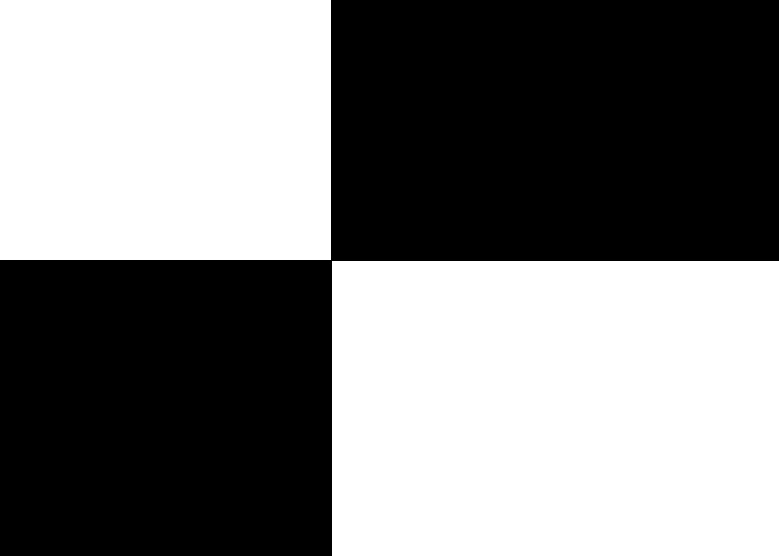
//> input picture shijue2/test1.jpg, 779 x 556 px
$ ./video_orb   (built with g++ and OpenCV 4)
//> lines starting //> are read from the running program, lines starting //| are printed output that depends on the picture
#include "stdafx.h"
#include <opencv2/core.hpp>
#include <opencv2/videoio.hpp>
#include <opencv2/highgui.hpp>
#include <opencv2/imgproc.hpp>
#include <opencv2/features2d/features2d.hpp>
#include <iostream>

using namespace cv;
using namespace std;

int main() {
	Mat frame, img;
	std::vector<KeyPoint> key, key_frame;
	Mat des, des_frame;
	Ptr<ORB> orb = ORB::create(5, 1.2f, 8, 31, 0, 2, ORB::HARRIS_SCORE, 31, 20);
	Ptr<ORB> orb_frame = ORB::create(200, 1.2f, 8, 31, 0, 2, ORB::HARRIS_SCORE, 31, 20);
	//////////////////// 对识别标准的初始化  //////////////////
	img = imread("test1.jpg", CV_LOAD_IMAGE_COLOR);
//> img is the input picture: 556 rows x 779 cols, CV_8UC3; min 0, max 255, mean 128.3
	orb->detect(img, key);
//> key = 5 keypoints; (x, y, size): (328, 259, 31), (328, 258, 44.6), (329, 258, 37.2), (328, 255, 64.3), (328, 257, 53.6)
	orb->compute(img, key, des);

	///////////////////  这段好像不是必须的？  //////////////
	Mat outimg;
	drawKeypoints(img, key, outimg, Scalar::all(-1), DrawMatchesFlags::DEFAULT);
	imshow("ORB 特征点", outimg);

	/////////////////////////    视频的初始化  ///////////////////////////////////
	VideoCapture cap(0);

	/////////////////////////    初始化匹配参数  ///////////////////////
	std::vector<DMatch> matches;
	vector<DMatch> good_matches;
	BFMatcher matcher(NORM_HAMMING);

	while (true) {
		cap >> frame;
		if (frame.empty())
		{
			cerr << "ERROR: Can't grab camera frame." << endl;
			break;
		}
		/////// 对frame的识别  ///////
		orb_frame->detect(frame, key_frame);
//> key_frame = 21 keypoints; strongest (x, y, size): (332, 262, 31), (328, 259, 31), (330, 257, 31), (334, 261, 31)
		orb_frame->compute(frame, key_frame, des_frame);

		if (des_frame.empty())
			continue;
		///////// 好了，可以开始匹配了!  ////////
		matches.clear();	good_matches.clear();
		matcher.match(des, des_frame, matches);
//> matches = 5 matches
		double min_dist = 10000, max_dist = 0;
		for (int i = 0; i < des.rows; i++) {
			double dist = matches[i].distance;
			if (dist < min_dist) min_dist = dist;
			if (dist > max_dist) max_dist = dist;
		}
//> this loop made 5 passes
//> min_dist on pass 1: 0
//> after the loop, min_dist = 0; max_dist = 0

		for (int i = 0; i < des.rows; i++) {
			if (matches[i].distance <= max(2 * min_dist, 30.0)) {
				good_matches.push_back(matches[i]);
			}
		}

		Mat img_goodmatch;
//		key_frame.clear();
		drawMatches(img, key, frame, key_frame, good_matches, img_goodmatch);
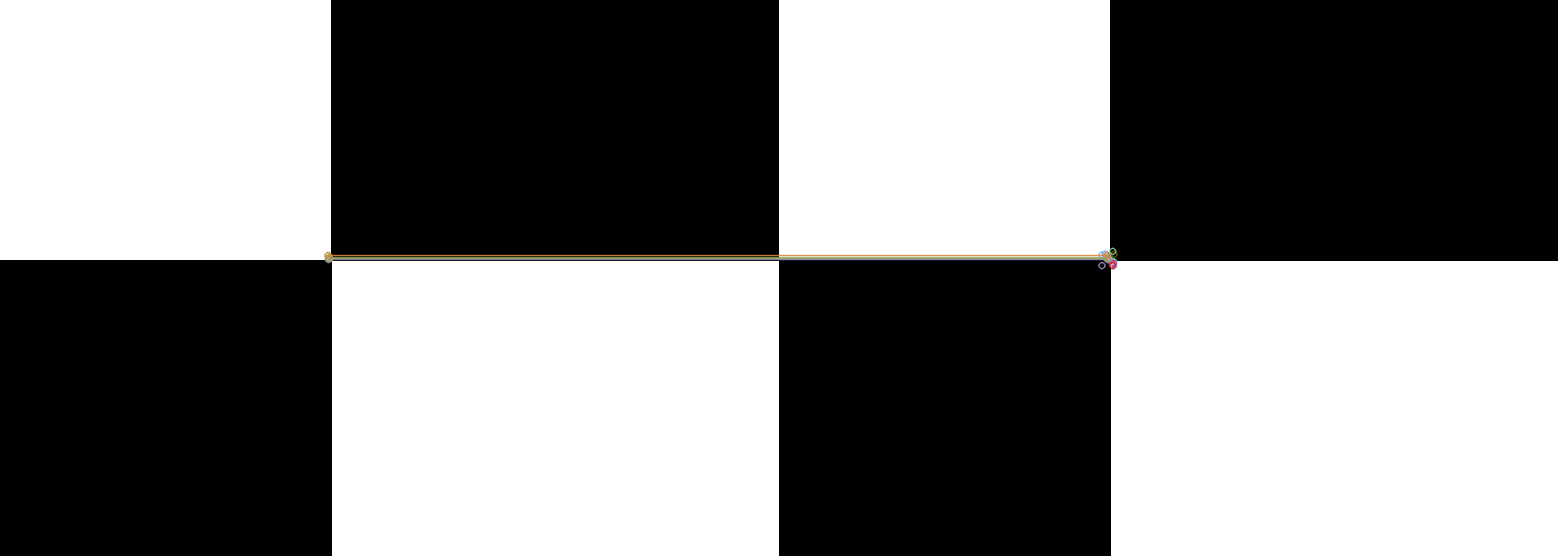
//> img_goodmatch: 556 rows x 1558 cols, CV_8UC3; mean B, G, R 128.3, 128.5, 128.6
		imshow("优化后的匹配点对", img_goodmatch);
		int key = waitKey(1);
//> the Esc key is pressed
		if (key == 27/*ESC*/)
			break;
	}

	return 0;
}

$ run again, on shijue2/test2.png
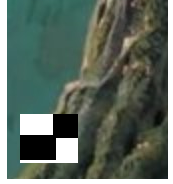
//> input picture shijue2/test2.png, 173 x 184 px, given in place of test1.jpg, which was not available
//> img is the input picture: 184 rows x 173 cols, CV_8UC3; mean B, G, R 95, 105.3, 92
//> key = 5 keypoints; (x, y, size): (52, 133, 37.2), (50, 132, 44.6), (54, 116, 53.6), (77, 116, 31), (75, 116, 64.3)
//> key_frame = 135 keypoints; strongest (x, y, size): (52, 133, 37.2), (50, 132, 44.6), (56, 138, 37.2), (54, 115, 37.2)
//> matches = 5 matches
//> the loop `for (int i = 0; i < des.rows; i++)` made 5 passes
//> min_dist on pass 1: 0
//> after the loop `for (int i = 0; i < des.rows; i++)`: min_dist = 0
//> `drawMatches(img, key, frame, key_frame, good_matches, img_goodmatch);`:
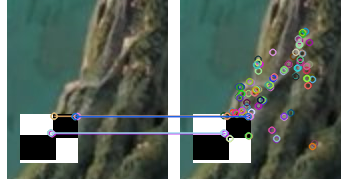
//> img_goodmatch: 184 rows x 346 cols, CV_8UC3; mean B, G, R 98, 106.7, 93.4
